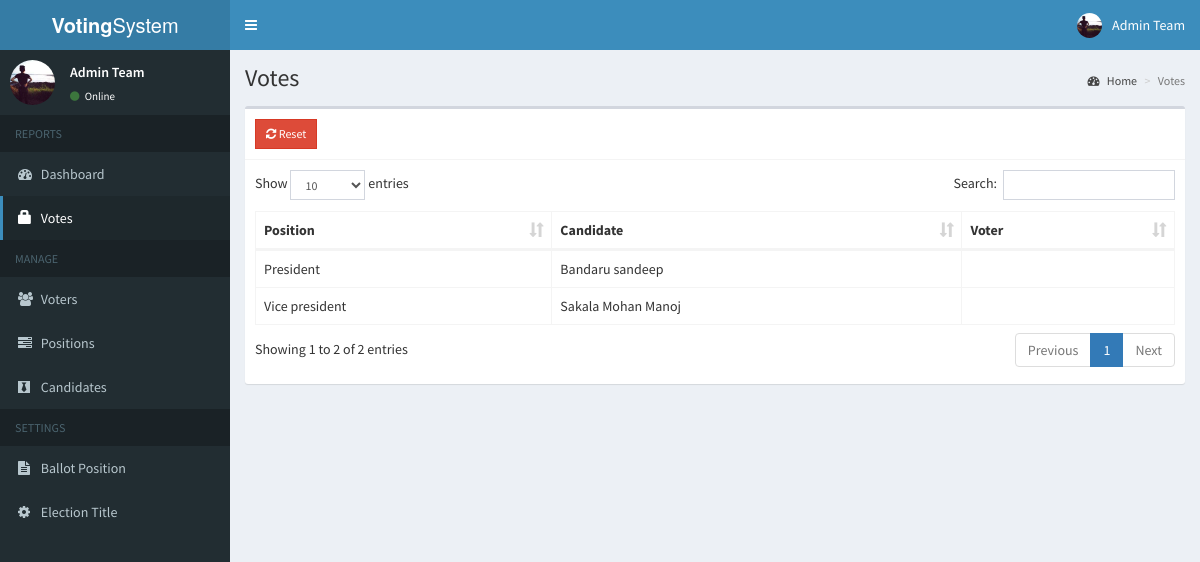
Screenshot of /sample/admin/votes.php (signed in) with the database file from the repository.
### tables this page shows
CREATE TABLE `votes` (
  `id` int(11) NOT NULL,
  `voters_id` int(11) NOT NULL,
  `candidate_id` int(11) NOT NULL,
  `position_id` int(11) NOT NULL
);

CREATE TABLE `positions` (
  `id` int(11) NOT NULL,
  `description` varchar(50) NOT NULL,
  `max_vote` int(11) NOT NULL,
  `priority` int(11) NOT NULL
);

CREATE TABLE `candidates` (
  `id` int(11) NOT NULL,
  `position_id` int(11) NOT NULL,
  `firstname` varchar(30) NOT NULL,
  `lastname` varchar(30) NOT NULL,
  `photo` varchar(150) NOT NULL,
  `platform` text NOT NULL
);

### sample/admin/includes/session.php (called while the page is built, shortened)
<?php
	include 'includes/conn.php';
	$sql = "SELECT * FROM admin WHERE id = '".$_SESSION['admin']."'";
	$query = $conn->query($sql);
	$user = $query->fetch_assoc();
?>

### sample/admin/votes.php (the view, shortened to what this page needs)
<?php include 'includes/session.php'; ?>
<?php include 'includes/header.php'; ?>
<body class="hold-transition skin-blue sidebar-mini">
<div class="wrapper">
  <?php include 'includes/navbar.php'; ?>
  <?php include 'includes/menubar.php'; ?>
  <div class="content-wrapper">
    <section class="content-header">
      <h1>
        Votes
      </h1>
      <ol class="breadcrumb">
        <li><a href="#"><i class="fa fa-dashboard"></i> Home</a></li>
        <li class="active">Votes</li>
      </ol>
    </section>
    <section class="content">
      <div class="row">
        <div class="col-xs-12">
          <div class="box">
            <div class="box-header with-border">
              <a href="#reset" data-toggle="modal" class="btn btn-danger btn-sm btn-flat"><i class="fa fa-refresh"></i> Reset</a>
            </div>
            <div class="box-body">
              <table id="example1" class="table table-bordered">
                <thead>
                  <th>Position</th>
                  <th>Candidate</th>
                  <th>Voter</th>
                </thead>
                <tbody>
                  <?php
                    $sql = "SELECT *, candidates.firstname AS canfirst, candidates.lastname AS canlast, voters.firstname AS votfirst, voters.lastname AS votlast FROM votes LEFT JOIN positions ON positions.id=votes.position_id LEFT JOIN candidates ON candidates.id=votes.candidate_id LEFT JOIN voters ON voters.id=votes.voters_id ORDER BY positions.priority ASC";
                    $query = $conn->query($sql);
                    while($row = $query->fetch_assoc()){
                      echo "
                        <tr>
                          <td class='hidden'></td>
                          <td>".$row['description']."</td>
                          <td>".$row['canfirst'].' '.$row['canlast']."</td>
                          <td>".$row['votfirst'].' '.$row['votlast']."</td>
                        </tr>
                      ";
                    }
                  ?>
                </tbody>
              </table>
            </div>
          </div>
        </div>
      </div>
    </section>
  </div>
</div>
</body>
</html>

### sample/admin/includes/navbar.php (shortened to what this page needs)
<header class="main-header">
  <a href="#" class="logo">
    <span class="logo-lg"><b>Voting</b>System</span>
  </a>
  <nav class="navbar navbar-static-top">
    <a href="#" class="sidebar-toggle" data-toggle="push-menu" role="button">
    </a>
    <div class="navbar-custom-menu">
      <ul class="nav navbar-nav">
        <li class="dropdown user user-menu">
          <a href="#" class="dropdown-toggle" data-toggle="dropdown">
            <img src="<?php echo (!empty($user['photo'])) ? '../images/'.$user['photo'] : '../images/profile.jpg'; ?>" class="user-image" alt="User Image">
            <span class="hidden-xs"><?php echo $user['firstname'].' '.$user['lastname']; ?></span>
          </a>
        </li>
      </ul>
    </div>
  </nav>
</header>

### sample/admin/includes/menubar.php (shortened to what this page needs)
<aside class="main-sidebar">
  <section class="sidebar">
    <div class="user-panel">
      <div class="pull-left image">
        <img src="<?php echo (!empty($user['photo'])) ? '../images/'.$user['photo'] : '../images/profile.jpg'; ?>" class="img-circle" alt="User Image">
      </div>
      <div class="pull-left info">
        <p><?php echo $user['firstname'].' '.$user['lastname']; ?></p>
        <a><i class="fa fa-circle text-success"></i> Online</a>
      </div>
    </div>
    <ul class="sidebar-menu" data-widget="tree">
      <li class="header">REPORTS</li>
      <li class=""><a href="home.php"><i class="fa fa-dashboard"></i> <span>Dashboard</span></a></li>
      <li class=""><a href="votes.php"><span class="glyphicon glyphicon-lock"></span> <span>Votes</span></a></li>
      <li class="header">MANAGE</li>
      <li class=""><a href="voters.php"><i class="fa fa-users"></i> <span>Voters</span></a></li>
      <li class=""><a href="positions.php"><i class="fa fa-tasks"></i> <span>Positions</span></a></li>
      <li class=""><a href="candidates.php"><i class="fa fa-black-tie"></i> <span>Candidates</span></a></li>
      <li class="header">SETTINGS</li>
      <li class=""><a href="ballot.php"><i class="fa fa-file-text"></i> <span>Ballot Position</span></a></li>
      <li class=""><a href="#config" data-toggle="modal"><i class="fa fa-cog"></i> <span>Election Title</span></a></li>
    </ul>
  </section>
</aside>

### rows the page displays
votes: position.description "President", candidate.firstname "Bandaru", candidate.lastname "sandeep"
votes: position.description "Vice president", candidate.firstname "Sakala", candidate.lastname "Mohan Manoj"

### other values shown
$user['firstname'] "Admin"
$user['lastname'] "Team"
